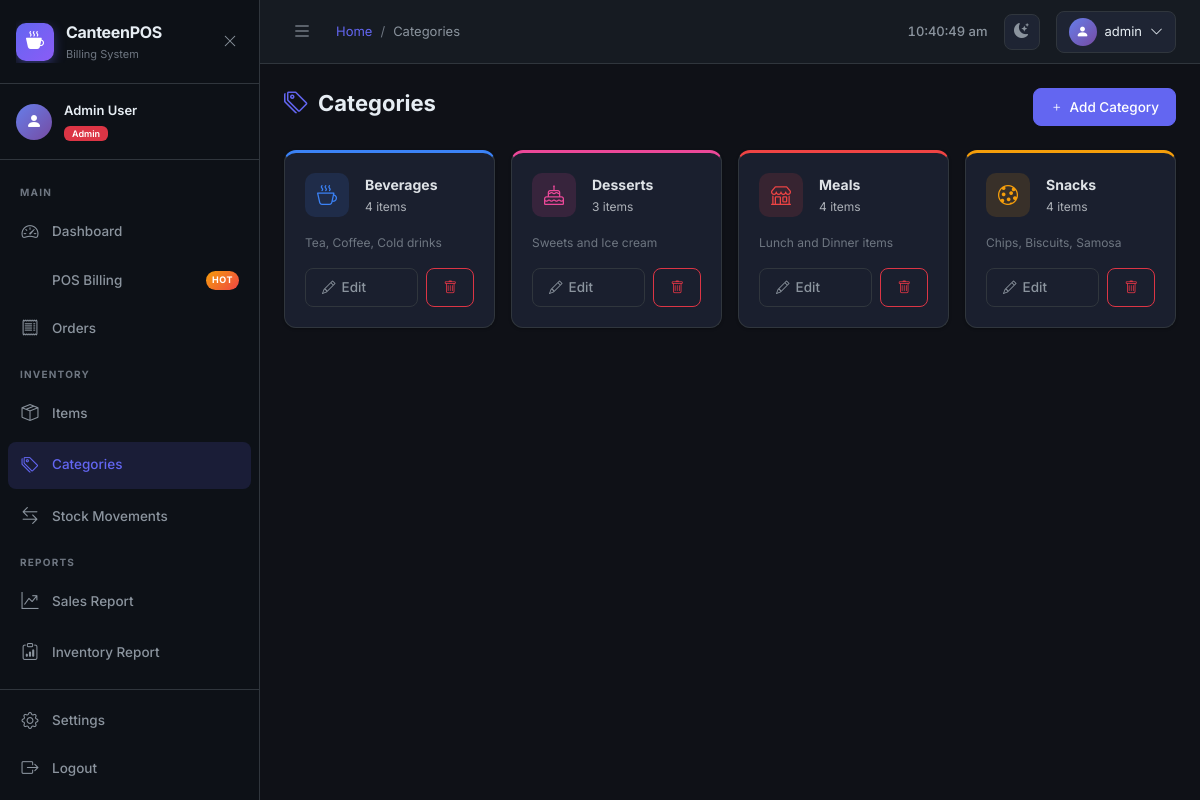
Screenshot of /inventory/categories/ (signed in) with the database file from the repository.
### billing/models.py (models this page shows, shortened)
class Category(models.Model):
    name = models.CharField(max_length=100, unique=True)
    description = models.TextField(blank=True)
    color = models.CharField(max_length=7, default='#6366f1')  # hex color for UI
    icon = models.CharField(max_length=50, default='bi-grid')  # Bootstrap icon class
    is_active = models.BooleanField(default=True)
    created_at = models.DateTimeField(auto_now_add=True)
    updated_at = models.DateTimeField(auto_now=True)
    class Meta:
        verbose_name_plural = 'Categories'
        ordering = ['name']

### inventory/views.py (the view)
    def wrapper(request, *args, **kwargs):
        if not request.user.is_authenticated:
            return redirect('login')
        role = get_user_role(request.user)
        if role not in ('admin', 'manager') and not request.user.is_superuser:
            messages.error(request, "Access denied. Manager or Admin role required.")
            return redirect('dashboard')
        return view_func(request, *args, **kwargs)

### inventory/views.py (called while the page is built)
def get_user_role(user):
    try:
        return user.profile.role
    except:
        return 'cashier'

def manager_required(view_func):
    def wrapper(request, *args, **kwargs):
        if not request.user.is_authenticated:
            return redirect('login')
        role = get_user_role(request.user)
        if role not in ('admin', 'manager') and not request.user.is_superuser:
            messages.error(request, "Access denied. Manager or Admin role required.")
            return redirect('dashboard')
        return view_func(request, *args, **kwargs)
    return wrapper

@login_required
@manager_required
def category_list(request):
    categories = Category.objects.annotate(item_count=models.Count('items'))
    return render(request, 'inventory/category_list.html', {'categories': categories})

### templates/inventory/category_list.html (shortened to what this page needs)
{% extends 'base.html' %}
{% block page_title %}Categories{% endblock %}
{% block content %}
<div class="fade-in">
    <div class="page-header">
        <h1><i class="bi bi-tags"></i> Categories</h1>
        <a href="{% url 'category_create' %}" class="btn btn-primary"><i class="bi bi-plus"></i> Add Category</a>
    </div>
    <div class="row g-3">
        {% for cat in categories %}
        <div class="col-sm-6 col-md-4 col-lg-3">
            <div class="card h-100" style="border-top: 3px solid {{ cat.color }};">
                <div class="card-body">
                    <div class="d-flex align-items-center gap-3 mb-3">
                        <div style="width:44px;height:44px;background:{{ cat.color }}22;border-radius:10px;display:flex;align-items:center;justify-content:center;font-size:20px;color:{{ cat.color }};">
                            <i class="{{ cat.icon }}"></i>
                        </div>
                        <div>
                            <div class="fw-bold">{{ cat.name }}</div>
                            <div class="text-muted" style="font-size:12px;">{{ cat.item_count }} items</div>
                        </div>
                    </div>
                    {% if cat.description %}
                    <p style="font-size:12px;color:var(--text-muted);">{{ cat.description }}</p>
                    {% endif %}
                    <div class="d-flex gap-2 mt-2">
                        <a href="{% url 'category_edit' cat.id %}" class="btn btn-sm btn-outline-secondary flex-fill"><i class="bi bi-pencil"></i> Edit</a>
                        <form method="post" action="{% url 'category_delete' cat.id %}" onsubmit="return confirm('Deactivate?')">
                            <button type="submit" class="btn btn-sm btn-outline-danger"><i class="bi bi-trash"></i></button>
                        </form>
                    </div>
                </div>
            </div>
        </div>
        {% endfor %}
    </div>
</div>
{% endblock %}

### templates/base.html (shortened to what this page needs)
<!DOCTYPE html>
<html lang="en" data-theme="dark" data-bs-theme="dark">
<head>
    <link href="https://cdn.jsdelivr.net/npm/bootstrap@5.3.2/dist/css/bootstrap.min.css" rel="stylesheet">
    <link href="https://cdn.jsdelivr.net/npm/bootstrap-icons@1.11.3/font/bootstrap-icons.css" rel="stylesheet">
    <link href="/static/css/main.css" rel="stylesheet">
</head>
<body>
{% if user.is_authenticated %}
<nav class="sidebar" id="sidebar">
    <div class="sidebar-header">
        <div class="sidebar-brand">
            <div class="brand-icon">
                <i class="bi bi-cup-hot-fill"></i>
            </div>
            <div class="brand-text">
                <span class="brand-name">CanteenPOS</span>
                <span class="brand-sub">Billing System</span>
            </div>
        </div>
        <button class="sidebar-toggle" id="sidebarToggle">
            <i class="bi bi-x-lg"></i>
        </button>
    </div>
    <div class="sidebar-user">
        <div class="user-avatar">
            <i class="bi bi-person-fill"></i>
        </div>
        <div class="user-info">
            <div class="user-name">{{ user.get_full_name|default:user.username }}</div>
            <div class="user-role">
                {% if user.profile.role == 'admin' %}
                    <span class="badge bg-danger">Admin</span>
                {% elif user.profile.role == 'manager' %}
                    <span class="badge bg-warning">Manager</span>
                {% else %}
                    <span class="badge bg-info">Cashier</span>
                {% endif %}
            </div>
        </div>
    </div>
    <ul class="sidebar-nav">
        <li class="nav-section-label">Main</li>
        <li class="nav-item">
            <a href="{% url 'dashboard' %}" class="nav-link {% if request.resolver_match.url_name == 'dashboard' %}active{% endif %}">
                <i class="bi bi-speedometer2"></i>
                <span>Dashboard</span>
            </a>
        </li>
        <li class="nav-item">
            <a href="{% url 'pos' %}" class="nav-link {% if request.resolver_match.url_name == 'pos' %}active{% endif %}">
                <span>POS Billing</span>
                <span class="nav-badge">HOT</span>
            </a>
        </li>
        <li class="nav-item">
            <a href="{% url 'order_list' %}" class="nav-link {% if request.resolver_match.url_name == 'order_list' %}active{% endif %}">
                <i class="bi bi-receipt"></i>
                <span>Orders</span>
            </a>
        </li>
        {% if user.profile.role in 'admin,manager' or user.is_superuser %}
        <li class="nav-section-label">Inventory</li>
        <li class="nav-item">
            <a href="{% url 'item_list' %}" class="nav-link {% if 'item' in request.resolver_match.url_name %}active{% endif %}">
                <i class="bi bi-box-seam"></i>
                <span>Items</span>
            </a>
        </li>
        <li class="nav-item">
            <a href="{% url 'category_list' %}" class="nav-link {% if 'category' in request.resolver_match.url_name %}active{% endif %}">
                <i class="bi bi-tags"></i>
                <span>Categories</span>
            </a>
        </li>
        <li class="nav-item">
            <a href="{% url 'movement_history' %}" class="nav-link {% if 'movement' in request.resolver_match.url_name %}active{% endif %}">
                <i class="bi bi-arrow-left-right"></i>
                <span>Stock Movements</span>
            </a>
        </li>
        <li class="nav-section-label">Reports</li>
        <li class="nav-item">
            <a href="{% url 'sales_report' %}" class="nav-link {% if 'sales' in request.resolver_match.url_name %}active{% endif %}">
                <i class="bi bi-graph-up-arrow"></i>
                <span>Sales Report</span>
            </a>
        </li>
        <li class="nav-item">
            <a href="{% url 'inventory_report' %}" class="nav-link {% if 'inventory_report' == request.resolver_match.url_name %}active{% endif %}">
                <i class="bi bi-clipboard-data"></i>
                <span>Inventory Report</span>
            </a>
        </li>
        {% endif %}
    </ul>
    <div class="sidebar-footer">
        <a href="{% url 'profile' %}" class="nav-link">
            <i class="bi bi-gear"></i>
            <span>Settings</span>
        </a>
        <a href="{% url 'logout' %}" class="nav-link text-danger">
            <i class="bi bi-box-arrow-right"></i>
            <span>Logout</span>
        </a>
    </div>
</nav>
<div class="main-wrapper" id="mainWrapper">
    <header class="topbar">
        <div class="topbar-left">
            <button class="sidebar-toggle-btn" id="sidebarToggleBtn">
                <i class="bi bi-list"></i>
            </button>
            <nav aria-label="breadcrumb">
                <ol class="breadcrumb mb-0">
                    {% block breadcrumb %}
                    <li class="breadcrumb-item"><a href="{% url 'dashboard' %}">Home</a></li>
                    <li class="breadcrumb-item active">{% block page_title %}Dashboard{% endblock %}</li>
                    {% endblock %}
                </ol>
            </nav>
        </div>
        <div class="topbar-right">
            <div class="topbar-time" id="topbarTime"></div>
            <button class="theme-toggle" id="themeToggle" title="Toggle theme">
            </button>
            <div class="dropdown">
                <button class="user-dropdown" data-bs-toggle="dropdown">
                    <div class="user-avatar-sm">
                        <i class="bi bi-person-fill"></i>
                    </div>
                    <span>{{ user.username }}</span>
                    <i class="bi bi-chevron-down"></i>
                </button>
            </div>
        </div>
    </header>
    <main class="page-content">
        {% block content %}{% endblock %}
    </main>
</div>
{% else %}
{% block auth_content %}{% endblock %}
{% endif %}
</body>
</html>

### rows the page displays
Category: name "Beverages", item_count "4", description "Tea, Coffee, Cold drinks"
Category: name "Desserts", item_count "3", description "Sweets and Ice cream"
Category: name "Meals", item_count "4", description "Lunch and Dinner items"
Category: name "Snacks", item_count "4", description "Chips, Biscuits, Samosa"

### other values shown
{{ user.get_full_name|default:user.username }} "Admin User"
{{ user.username }} "admin"
